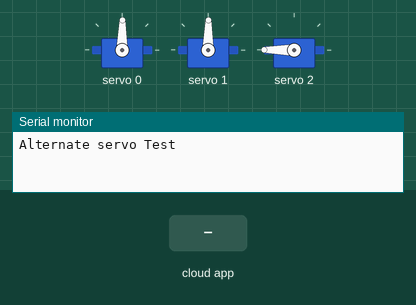
Simulated run of this sketch. Board: ESP32. Shown: 3 × servo, the last lines printed to the serial monitor. The test bench sets the inputs (shaded band). WiFi joins after 1.5 s; servers stay silent unless stated; random numbers use the default seed unless the sketch sets one; not simulated (calls return 0 or success): arduino_secrets.h.

Above: at 2.7 s.
2.8 s: the phone or cloud app sets leavesOpen to 0
At 4.3 s:
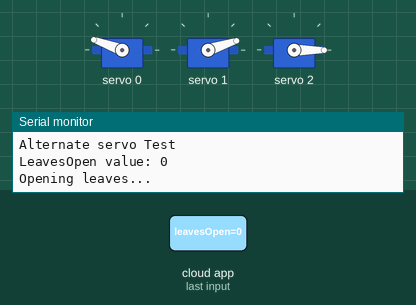
5.8 s: the phone or cloud app sets talking to 1
At 6.41 s:
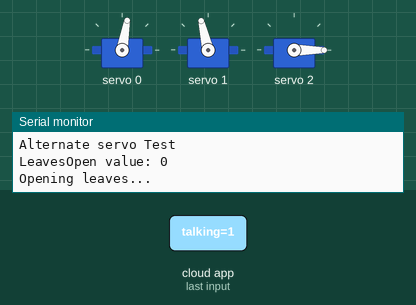
8.8 s: the phone or cloud app sets closeMore to 1
At 10.2 s:
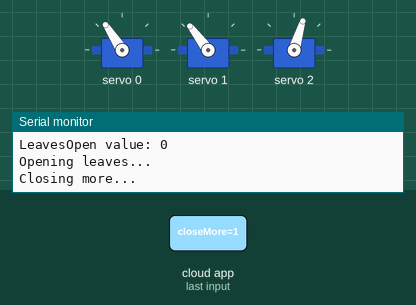
11.8 s: the phone or cloud app sets openMore to 1
At 12.18 s:
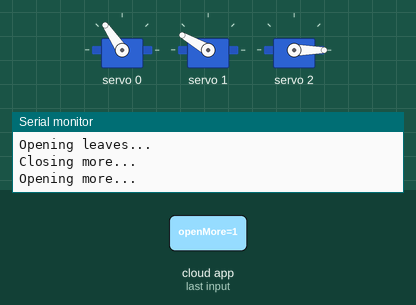
14.8 s: the phone or cloud app sets leavesOpen to 1
At 17.27 s:
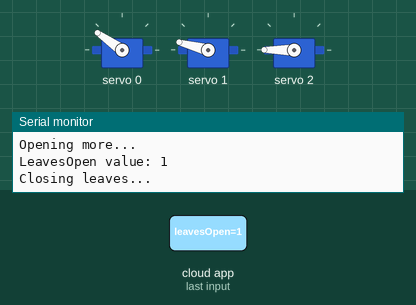
17.8 s: the phone or cloud app sets openMore to 1
At 18.69 s:
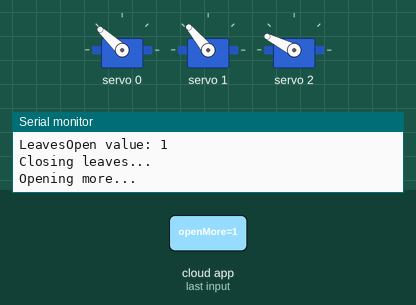
Timing chart, 0 to 24.3 s (numbered marks = the images above; inputs shaded):
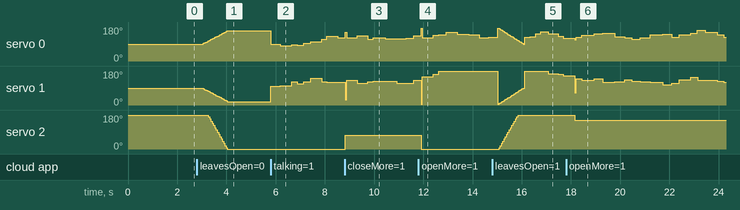

The sketch:

Mind_Leaf_Thing_dec05b.ino
```cpp
#include "arduino_secrets.h"
/*
  Sketch generated by the Arduino IoT Cloud Thing "Untitled 2"
  https://create.arduino.cc/cloud/things/513a9f6e-3480-4859-9f4f-b254d0ad9f44

  Arduino IoT Cloud Variables description

  The following variables are automatically generated and updated when changes are made to the Thing

  bool closeMore;
  bool leavesOpen;
  bool openMore;
  bool talking;

  Variables which are marked as READ/WRITE in the Cloud Thing will also have functions
  which are called when their values are changed from the Dashboard.
  These functions are generated with the Thing and added at the end of this sketch.
*/

#include "thingProperties.h"
#include <Wire.h>
#include <Adafruit_PWMServoDriver.h>

Adafruit_PWMServoDriver pwm;

int pos0 = 300; // Initial position for servo 0
int pos1 = 300; // Initial position for servo 1
int pos2 = 600; // Initial position for servo 2

//talking function
bool talking_state = false; // Track the talking state
int servo0_direction = 1; // 1 for up, -1 for down
int servo1_direction = -1; // -1 for down, 1 for up
int servo0_position = 300; // Initial position for servo 0
int servo1_position = 300; // Initial position for servo 1
int movement_limit = 40; // Maximum movement in either direction

void setup() {
  // Initialize serial and wait for port to open:
  Serial.begin(9600);
  // This delay gives the chance to wait for a Serial Monitor without blocking if none is found
  delay(1500);

  Serial.println("Alternate servo Test");

  pwm.begin();
  pwm.setPWMFreq(50); // Set frequency to 50 Hz

  pwm.setPWM(0, 0, pos0);
  pwm.setPWM(1, 0, pos1);
  pwm.setPWM(2, 0, pos2);


  // Defined in thingProperties.h
  initProperties();

  // Connect to Arduino IoT Cloud
  ArduinoCloud.begin(ArduinoIoTPreferredConnection);

  /*
     The following function allows you to obtain more information
     related to the state of network and IoT Cloud connection and errors
     the higher number the more granular information you’ll get.
     The default is 0 (only errors).
     Maximum is 4
 */
  setDebugMessageLevel(2);
  ArduinoCloud.printDebugInfo();
}

void loop() {
  ArduinoCloud.update();
  // Your code here

  //talking function
  if (talking_state) {
    // Move servos, ensuring movement never exceeds the limit
    int move0 = random(-movement_limit, movement_limit + 1);
    int move1 = random(-movement_limit, movement_limit + 1);

    int next_pos0 = servo0_position + move0;
    int next_pos1 = servo1_position + move1;

    //constrain movements to limit from current position

    next_pos0 = constrain(next_pos0, 100, 500);
    next_pos1 = constrain(next_pos1, 100, 500);

    //Check if the movement exceeds the limit from current position
    if (abs(next_pos0 - servo0_position) > movement_limit) {
      // Adjust the movement to stay within the limit
      if (next_pos0 > servo0_position) {
        next_pos0 = servo0_position + movement_limit;
      } else {
        next_pos0 = servo0_position - movement_limit;
      }
    }

    if (abs(next_pos1 - servo1_position) > movement_limit) {
      // Adjust the movement to stay within the limit
      if (next_pos1 > servo1_position) {
        next_pos1 = servo1_position + movement_limit;
      } else {
        next_pos1 = servo1_position - movement_limit;
      }
    }

    servo0_position = next_pos0;
    servo1_position = next_pos1;


    pwm.setPWM(0, 0, servo0_position);
    pwm.setPWM(1, 0, servo1_position);


    delay(random(200, 500)); // Random delay
  }
}


/*
  Since LeavesOpen is READ_WRITE variable, onLeavesOpenChange() is
  executed every time a new value is received from IoT Cloud.
*/
void smoothTransition(int start0, int end0, int start1, int end1, int start2, int end2, int steps, int delayMs) {
    for (int i = 0; i <= steps; i++) {
        // Calculate intermediate positions
        pos0 = start0 + ((end0 - start0) * i) / steps;
        pos1 = start1 + ((end1 - start1) * i) / steps;
        pos2 = start2 + ((end2 - start2) * i) / steps;

        // Update all servos simultaneously
        pwm.setPWM(0, 0, pos0);
        pwm.setPWM(1, 0, pos1);
        pwm.setPWM(2, 0, pos2);

        delay(delayMs); // Short delay for smooth movement
    }
}

void onLeavesOpenChange() {
    Serial.print("LeavesOpen value: ");
    Serial.println(leavesOpen);

    if (leavesOpen == false) {
        Serial.println("Opening leaves...");
        smoothTransition(pos0, 450, pos1, 150, pos2, 100, 20, 50); // Use current pos as start
    } else {
        Serial.println("Closing leaves...");
        smoothTransition(pos0, 300, pos1, 300, pos2, 600, 20, 50); // Use current pos as start
    }
}

void moveTowardsClose() {
        // Calculate intermediate positions
        if(pos0 > 300){
          pos0 -= 50;
          pos1 += 50;
          pos2 += 166;
        }
        // Update all servos simultaneously
        pwm.setPWM(0, 0, pos0);
        pwm.setPWM(1, 0, pos1);
        pwm.setPWM(2, 0, pos2);

        delay(50); // Short delay for smooth movement
}
/*
  Since CloseMore is READ_WRITE variable, onCloseMoreChange() is
  executed every time a new value is received from IoT Cloud.
*/
void onCloseMoreChange()  {
  // Add your code here to act upon CloseMore change
      if (closeMore) {
        Serial.println("Closing more...");

       moveTowardsClose();  // Increment adjusted for servo 2 moving towards 100
    }
}

void moveTowardsOpen() {
        // Calculate intermediate positions
        if(pos0 < 450){
          pos0 += 50;
          pos1 -= 50;
          pos2 -= 166;
        }
        // Update all servos simultaneously
        pwm.setPWM(0, 0, pos0);
        pwm.setPWM(1, 0, pos1);
        pwm.setPWM(2, 0, pos2);

        delay(50); // Short delay for smooth movement
}
/*
  Since OpenMore is READ_WRITE variable, onOpenMoreChange() is
  executed every time a new value is received from IoT Cloud.
*/
void onOpenMoreChange() {
    if (openMore) {
        Serial.println("Opening more...");

       moveTowardsOpen();  // Increment adjusted for servo 2 moving towards 100
    }
}

/*
  Since Talking is READ_WRITE variable, onTalkingChange() is
  executed every time a new value is received from IoT Cloud.
*/
//talking function
void onTalkingChange() {
  talking_state = talking;

  if (talking_state) {
    //Initial movement when talking becomes true
    pos0 += 30;
    pos1 -= 30;
    pwm.setPWM(0, 0, pos0);
    pwm.setPWM(1, 0, pos1);
  } else {
    // Turn off talking state and reset movement parameters if another function is called
    talking_state = false;
    servo0_direction = 1;
    servo1_direction = -1;
  }
}
```

thingProperties.h
```cpp
// Code generated by Arduino IoT Cloud, DO NOT EDIT.

#include <ArduinoIoTCloud.h>
#include <Arduino_ConnectionHandler.h>

const char DEVICE_LOGIN_NAME[]  = "43af2c46-36af-4961-89ac-0fc0f059d339";

const char SSID[]               = SECRET_SSID;    // Network SSID (name)
const char PASS[]               = SECRET_OPTIONAL_PASS;    // Network password (use for WPA, or use as key for WEP)
const char DEVICE_KEY[]  = SECRET_DEVICE_KEY;    // Secret device password

void onCloseMoreChange();
void onLeavesOpenChange();
void onOpenMoreChange();
void onTalkingChange();

bool closeMore;
bool leavesOpen;
bool openMore;
bool talking;

void initProperties(){

  ArduinoCloud.setBoardId(DEVICE_LOGIN_NAME);
  ArduinoCloud.setSecretDeviceKey(DEVICE_KEY);
  ArduinoCloud.addProperty(closeMore, READWRITE, ON_CHANGE, onCloseMoreChange);
  ArduinoCloud.addProperty(leavesOpen, READWRITE, ON_CHANGE, onLeavesOpenChange);
  ArduinoCloud.addProperty(openMore, READWRITE, ON_CHANGE, onOpenMoreChange);
  ArduinoCloud.addProperty(talking, READWRITE, ON_CHANGE, onTalkingChange);

}

WiFiConnectionHandler ArduinoIoTPreferredConnection(SSID, PASS);
```

Measured:
- after the input at 2.8 s, servo 0: moves from 89° to 160° over 0.98 s, starting after 0.26 s; servo 1: moves from 89° to 18° over 0.98 s, starting after 0.26 s; servo 2: moves from 180° to 0° over 0.78 s, starting after 0.46 s
- after the input at 5.8 s, servo 0: 160° → 89° at once, → 80° 0.37 s later, → 85° 0.47 s later, → 84° 0.23 s later, … (9 changes in this stretch); servo 1: 18° → 99° at once, → 103° 0.38 s later, → 122° 0.47 s later, → 112° 0.23 s later, … (8 changes in this stretch)
- after the input at 8.8 s, servo 2: 0° → 73° at once
- after the input at 11.8 s, servo 2: 73° → 0° after 0.11 s
- after the input at 14.8 s, servo 2: moves from 0° to 180° over 0.78 s, starting after 0.28 s
- after the input at 17.8 s, servo 2: 180° → 153° after 0.36 s
